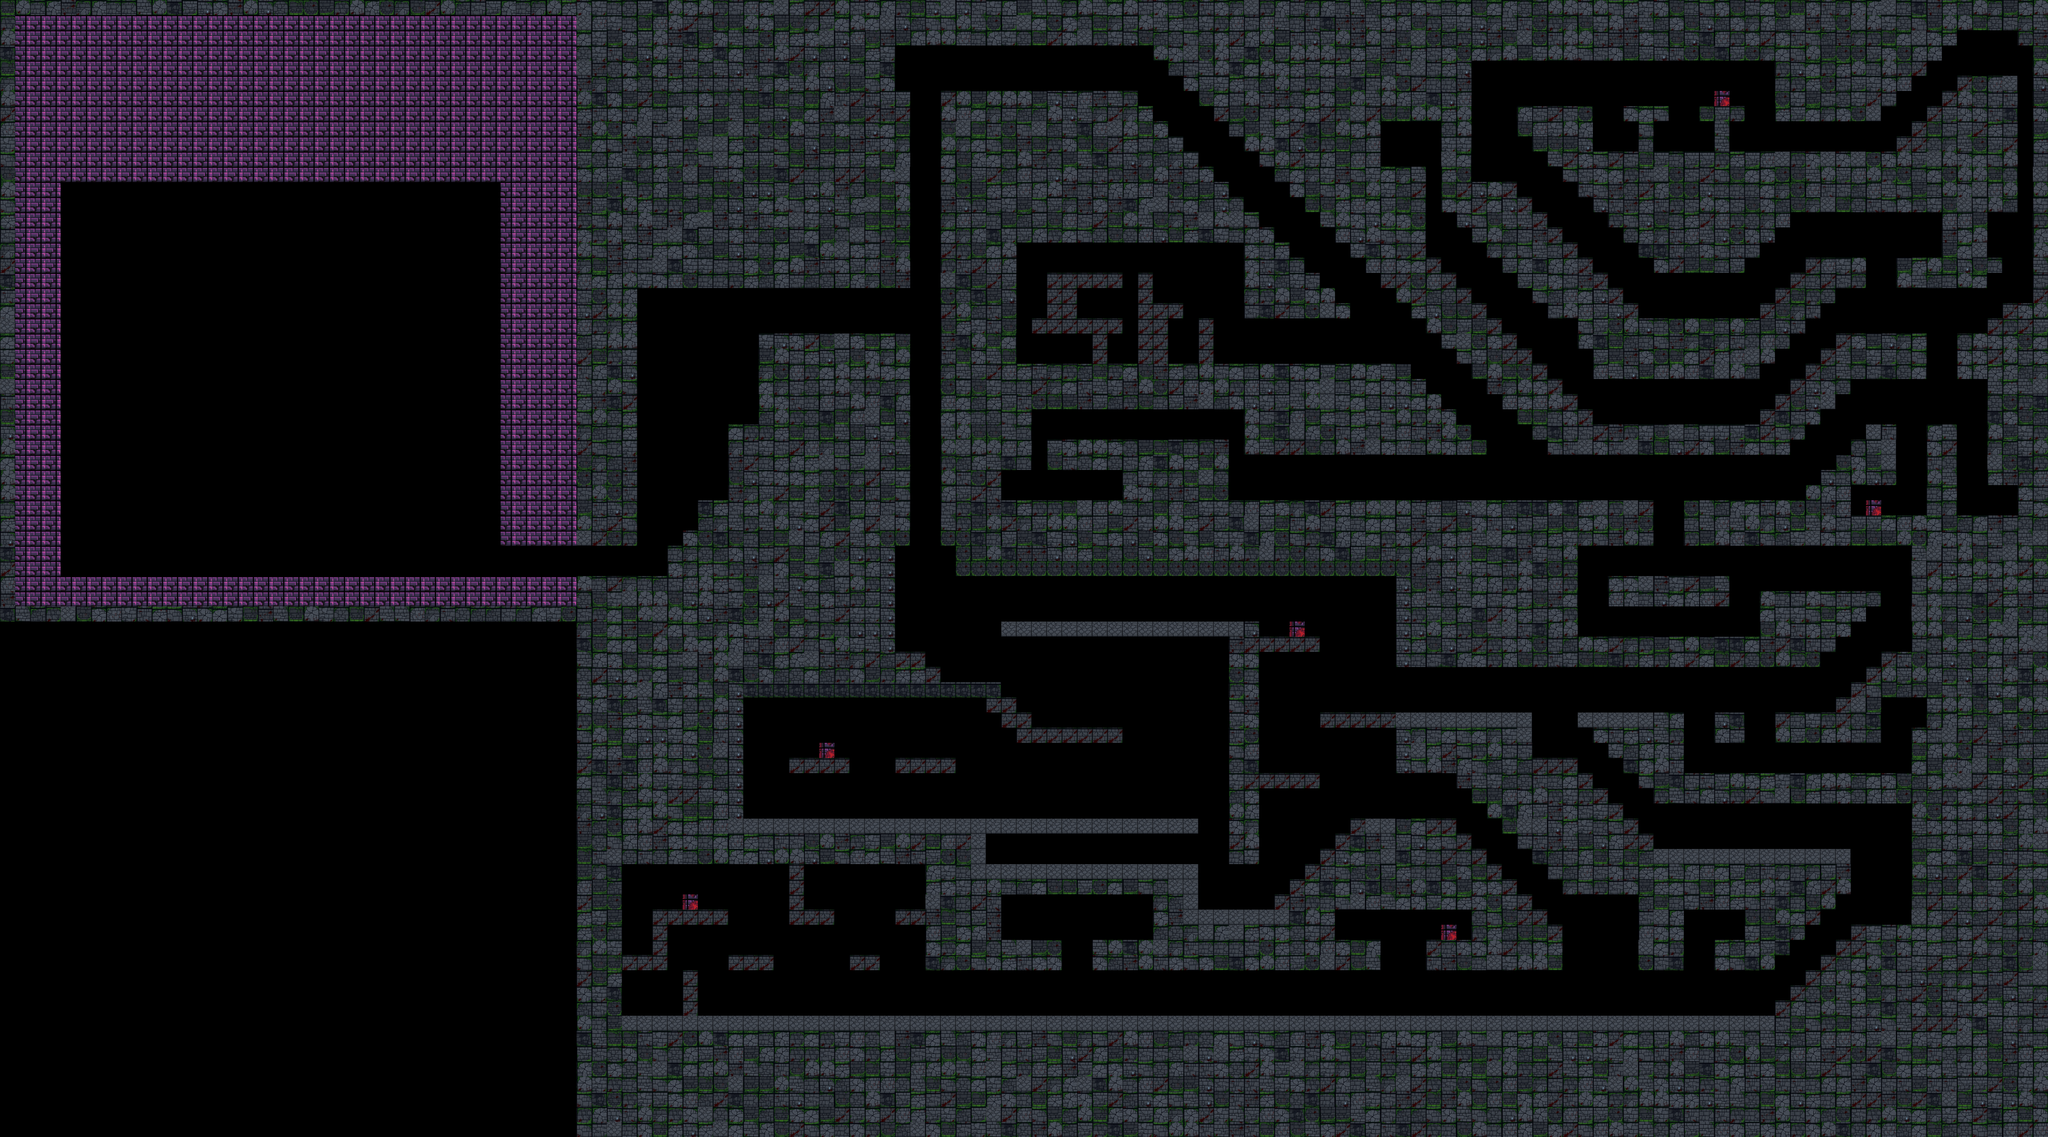

Below is a game level as drawn by its tile map, then a one-line description and the .tmx that defines it (tile-layer data replaced by summaries):
An orthogonal 135x75 tile map with 64x64 px tiles, 3 tile layers (platforms, walls, spawn_sceletons), 4 hidden layers not drawn, 2 tilesets.

<map version="1.10" tiledversion="1.11.2" orientation="orthogonal" renderorder="right-up" width="135" height="75" tilewidth="64" tileheight="64" infinite="0" nextlayerid="13" nextobjectid="1">
 <tileset firstgid="1" name="floor" tilewidth="64" tileheight="64" tilecount="28" columns="4">
  <image source="floor.png" width="257" height="460" />
 </tileset>
 <tileset firstgid="29" source="2025-12-22_19-09-44.tsx" />
 <layer id="1" name="platforms" width="135" height="75">
  <data>[10125 cells, 87 non-empty, 1 distinct tile ids]</data>
 </layer>
 <layer id="2" name="invis" width="135" height="75" visible="0">
  <data>[10125 cells, 7 non-empty, 1 distinct tile ids]</data>
 </layer>
 <layer id="3" name="walls" width="135" height="75">
  <data>[10125 cells, 5426 non-empty, 29 distinct tile ids]</data>
 </layer>
 <layer id="12" name="spawn_boss" width="135" height="75" visible="0">
  <data>[10125 cells, 1 non-empty, 1 distinct tile ids]</data>
 </layer>
 <layer id="9" name="spawn_slimes" width="135" height="75" visible="0">
  <data>[10125 cells, 5 non-empty, 1 distinct tile ids]</data>
 </layer>
 <layer id="10" name="spawn_sceletons" width="135" height="75">
  <data>[10125 cells, 6 non-empty, 1 distinct tile ids]</data>
 </layer>
 <layer id="11" name="spawn_players" width="135" height="75" visible="0">
  <data>[10125 cells, 2 non-empty, 1 distinct tile ids]</data>
 </layer>
</map>
